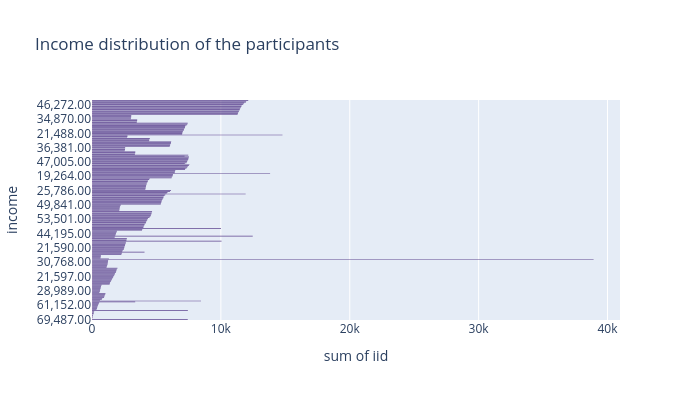

The notebook cell saved with this chart:
### Code cell
fig_income=px.histogram(df,x="iid",y="income",title="Income distribution of the participants",width=700,height=400,color_discrete_sequence = px.colors.qualitative.Prism)
fig_income.show()

### Figure 1 — Plotly figure (JSON) as saved in the notebook; plotly's stock layout.template omitted (floating-point values rounded to 4 significant figures; data arrays with more than 128 entries replaced by an {"elided": "..."} marker saying what was removed)
{"data": [{"alignmentgroup": "True", "bingroup": "y", "histfunc": "sum", "hovertemplate": "sum of iid=%{x}<br>income=%{y}<extra></extra>", "legendgroup": "", "marker": {"color": "rgb(95, 70, 144)", "pattern": {"shape": ""}}, "name": "", "offsetgroup": "", "orientation": "h", "showlegend": false, "type": "histogram", "x": {"elided": "8378 int values"}, "xaxis": "x", "y": {"elided": "8378 str values"}, "yaxis": "y"}], "layout": {"barmode": "relative", "height": 400, "legend": {"tracegroupgap": 0}, "title": {"text": "Income distribution of the participants"}, "width": 700, "xaxis": {"anchor": "y", "domain": [0, 1], "title": {"text": "sum of iid"}}, "yaxis": {"anchor": "x", "domain": [0, 1], "title": {"text": "income"}}}}
